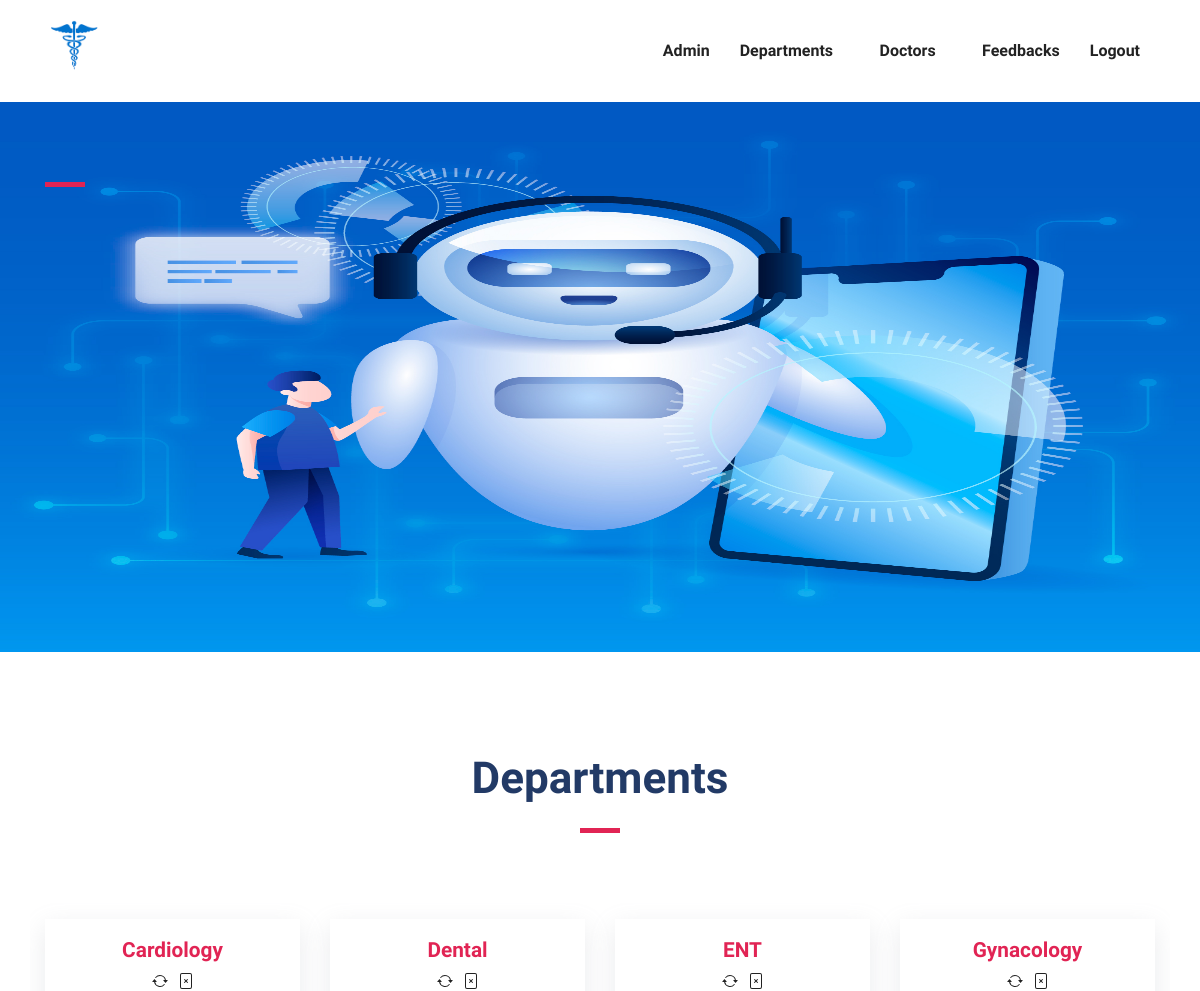
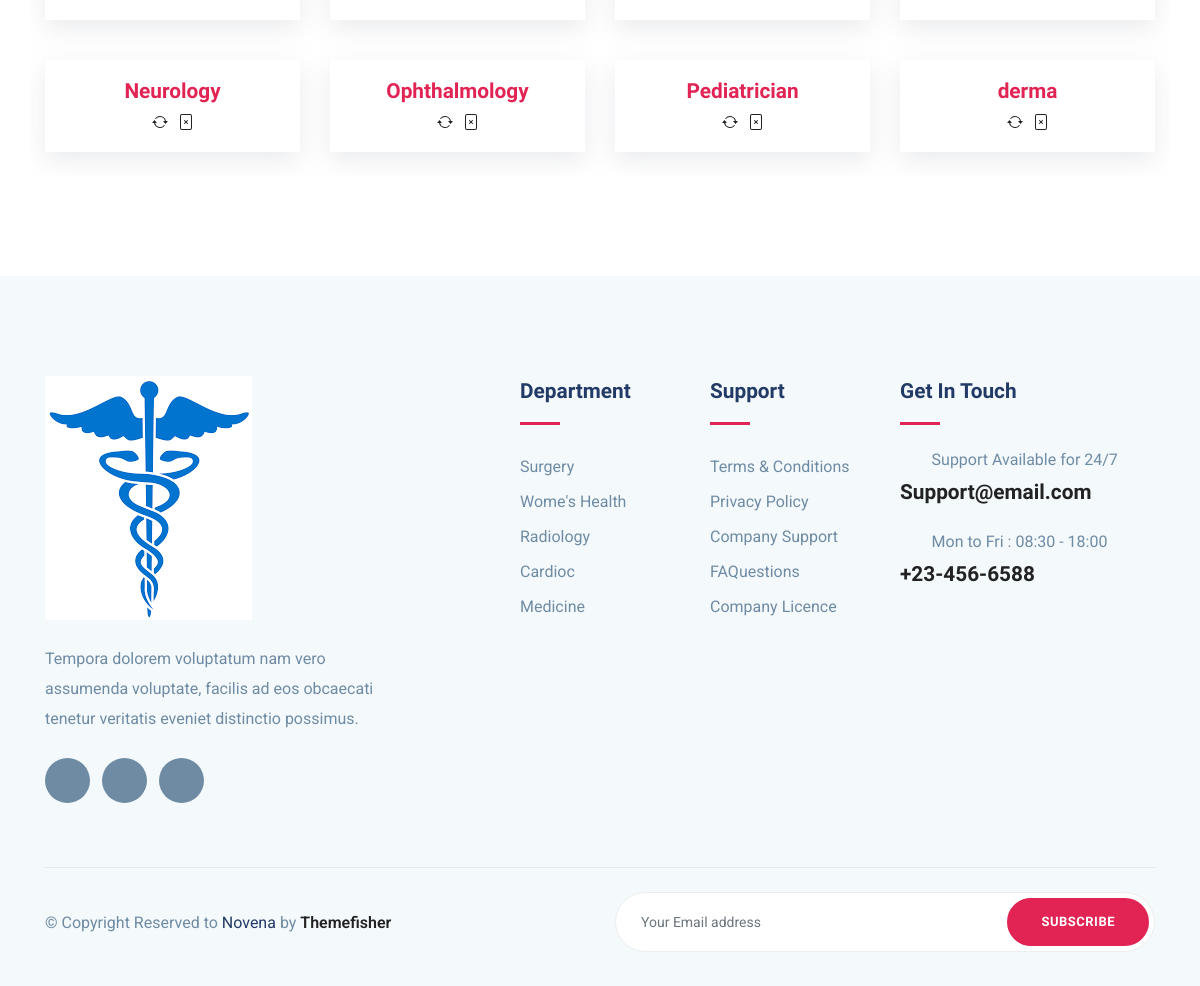
The app's page /admin-viewdepartments/ with its own data (2 pictures, top to bottom).
### medical_app/models.py (models this page shows)
class Department(models.Model):
    departmentname=models.CharField(max_length=30)

### medical_app/views.py (the view)
# urls.py: path('admin-viewdepartments/',views.admin_viewdepartments),
def admin_viewdepartments(request):
    depts=Department.objects.all().order_by('departmentname')
    return render(request,'admin/admin_viewdepartments.html',{"depts":depts})

### templates/admin/admin_viewdepartments.html (shortened to what this page needs)
{% extends 'admin/admin_dashboard.html' %}
{% block index %}
<section class="section doctors">
    <div class="container">
          <div class="row justify-content-center">
               <div class="col-lg-6 text-center">
                  <div class="section-title">
                      <h2>Departments</h2>
                      <div class="divider mx-auto my-4"></div>
                  </div>
              </div>
          </div>
      <div class="row shuffle-wrapper portfolio-gallery">
        {% for dept in depts %}
        <div class="col-lg-3 col-sm-6 col-md-6 mb-4 shuffle-item" >
              <div class="position-relative doctor-inner-box mt-3" style="box-shadow: rgba(149, 157, 165, 0.2) 0px 8px 24px; text-align: center;">
                  <div class="content mt-3">
                      <h4 class="mb-0"><a style="color: #e12454;">{{dept.departmentname}}</a></h4>
                      <p><a href="/admin-updatedepartment?deptid={{dept.id}}"></a><a href="/admin-deletedepartment?deptid={{dept.id}}"></a></p>
                  </div>
                </div>
        </div>
        {% endfor %}
      </div>
    </div>
  </section>
  {% endblock index %}

### static/css/style.css (style rules this page uses)
html { overflow-x: hidden; }
body { line-height: 1.6; font-family: "Roboto", sans-serif; -webkit-font-smoothing: antialiased; font-size: 16px; color: #6F8BA4; font-weight: 400; }
h1, .h1, h2, .h2, h3, .h3, h4, .h4, h5, .h5, h6, .h6 { font-family: "Exo", sans-serif; font-weight: 700; color: #222; }
h2, .h2 { font-size: 44px; }
h4, .h4 { font-size: 1.3rem; line-height: 30px; }
p { line-height: 30px; }
.section { padding: 100px 0; }
a { color: #222; text-decoration: none; transition: all .35s ease; }
.section-title { margin-bottom: 70px; }
.section-title h2 { color: #223a66; }
.divider { width: 40px; height: 5px; background: #e12454; }
.doctor-inner-box { overflow: hidden; }

### records on screen
Department: departmentname "Cardiology"
Department: departmentname "Dental"
Department: departmentname "ENT"
Department: departmentname "Gynacology"
Department: departmentname "Neurology"
Department: departmentname "Ophthalmology"
Department: departmentname "Pediatrician"
Department: departmentname "derma"
